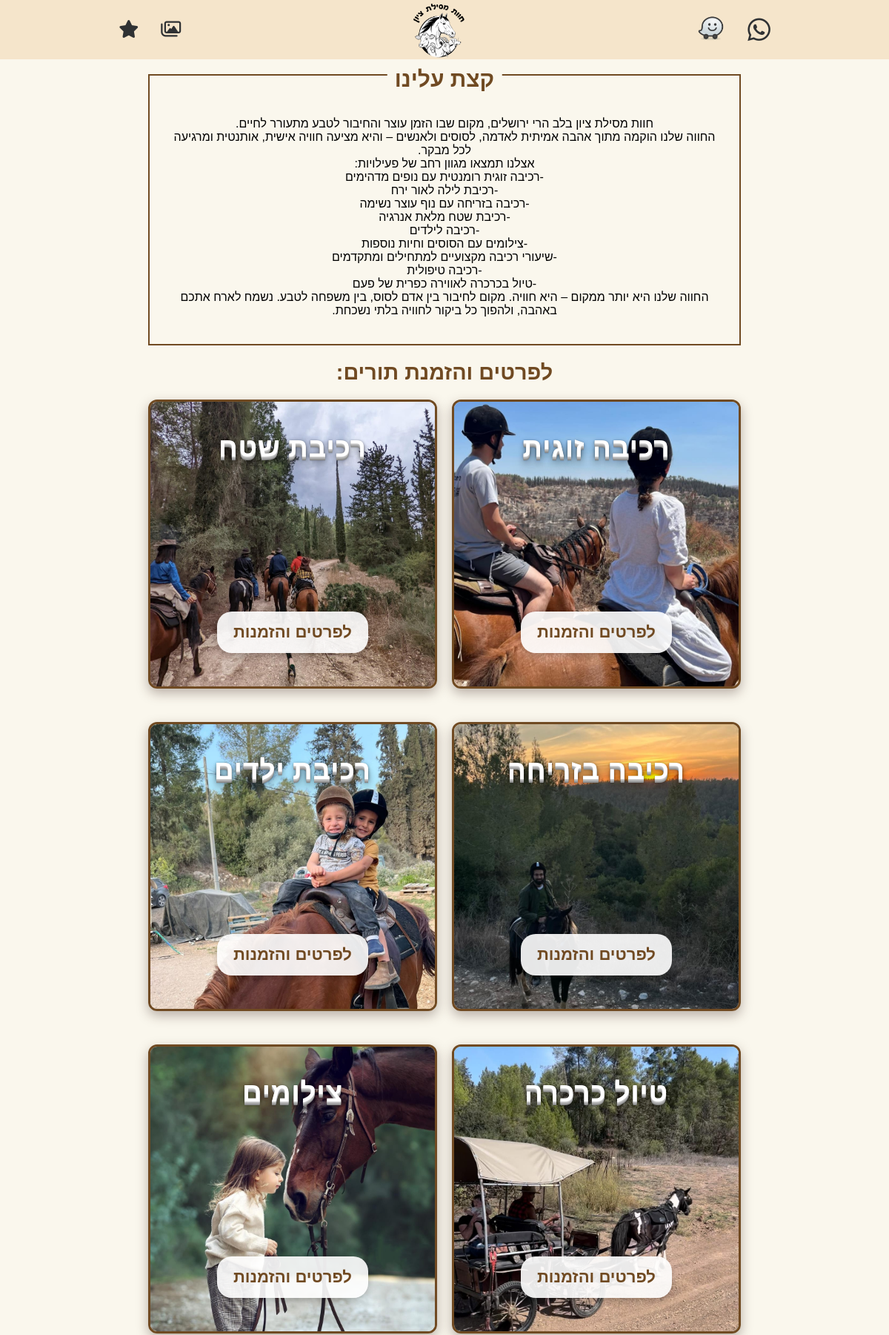
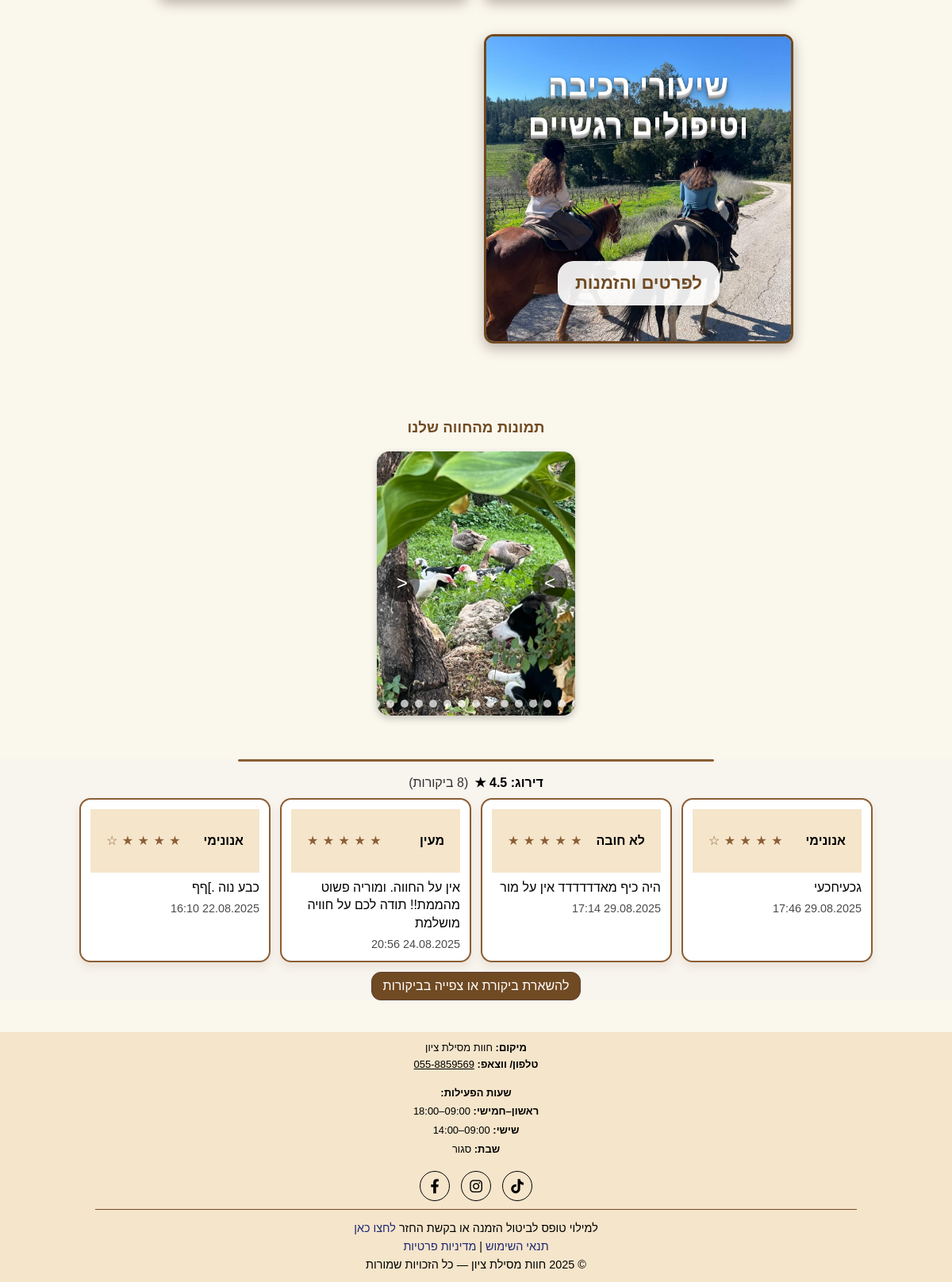
The page / on the database its author committed (2 pictures, top to bottom).
### homePage/models.py (models this page shows, shortened)
class SiteReview(models.Model):                               # מודל תגובה/דירוג לכל האתר
    name = models.CharField("שם", max_length=80, blank=True)
    rating = models.PositiveSmallIntegerField("דירוג", validators=[MinValueValidator(1), MaxValueValidator(5)])
    comment = models.TextField("תגובה", blank=True)
    created_at = models.DateTimeField("נוצר ב-", auto_now_add=True)      # נוצר ב־save הראשון
    updated_at = models.DateTimeField("עודכן ב-", auto_now=True)          # מתעדכן בכל save
    class Meta:
        ordering = ['-created_at']                            # תציגו מהחדש לישן
        indexes = [models.Index(fields=['created_at'])]
        verbose_name = "ביקורת"
        verbose_name_plural = "ביקורות"

class BusinessHours(models.Model):
    season = models.CharField(max_length=10, choices=[("summer","קיץ"),("winter","חורף")])
    days = models.ManyToManyField(Weekday, related_name="business_hours")
    start_time = models.TimeField()
    end_time = models.TimeField()
    class Meta:
        verbose_name = "שעות עבודה כלליות"
        verbose_name_plural = "שעות עבודה כלליות"

### homePage/views.py (the view)
# urls.py: path('', views.home, name='home'),
def home(request):
    hours_rows = build_business_hours_rows()         # שלך, מחזיר ראשון..שבת
    hours_rows = group_consecutive_hours(hours_rows) # קיבוץ רצפים זהים
    popup_payload = request.session.pop('payment_popup', None)  # קריאה חד-פעמית
    is_winter = (detect_season(timezone.localdate()) == Season.WINTER)
    latest_reviews = list(SiteReview.objects.order_by('-created_at')[:4])  # ← 4 אחרונות
    reviews_total  = SiteReview.objects.count()
    reviews_avg    = SiteReview.objects.aggregate(avg=Avg('rating'))['avg'] or 0
    return render(request, "homePage/home.html", {
        "hours_rows": hours_rows,    # שם המפתח לא משתנה → אין שינוי בתבנית
        "is_winter": is_winter,
        "payment_popup_json": json.dumps(popup_payload) if popup_payload else None,
        "latest_reviews": latest_reviews,
        "reviews_total": reviews_total,
        "reviews_avg": reviews_avg,
    })

### homePage/utils.py (called while the page is built)
def group_consecutive_hours(rows):
    def get(r, k):
        return r.get(k) if isinstance(r, dict) else getattr(r, k)
    grouped = []
    i = 0
    n = len(rows)
    while i < n:
        j = i
        while (j + 1 < n and
               get(rows[j], "closed") == get(rows[j+1], "closed") and
               (get(rows[j], "closed") or
                (get(rows[j], "start") == get(rows[j+1], "start") and
                 get(rows[j], "end")   == get(rows[j+1], "end")))):
            j += 1
        first_label = get(rows[i], "label")
        last_label  = get(rows[j], "label")
        label = first_label if i == j else f"{first_label}–{last_label}"
        grouped.append({
            "label":  label,
            "start":  get(rows[i], "start"),
            "end":    get(rows[i], "end"),
            "closed": get(rows[i], "closed"),
        })
        i = j + 1
    return grouped

### homePage/views.py (called while the page is built)
def detect_season(d):
    return Season.SUMMER if 4 <= d.month <= 9 else Season.WINTER

def _detect_season(d):
    return Season.SUMMER if 4 <= d.month <= 9 else Season.WINTER

### homePage/templates/homePage/home.html (shortened to what this page needs)
{% extends "homePage/base.html" %}
{% load static %}
{% block extra_css %}
<link rel="stylesheet" href="{% static 'homePage/home_style.css' %}">
{% endblock %}
{% block content %}
    <div class="container">
        <section class="about">
            <div class="frame-text">קצת עלינו</div>
            <p>חוות מסילת ציון בלב הרי ירושלים, מקום שבו הזמן עוצר והחיבור לטבע מתעורר לחיים.
                <br> החווה שלנו הוקמה מתוך אהבה אמיתית לאדמה, לסוסים ולאנשים – והיא מציעה חוויה אישית, אותנטית ומרגיעה לכל מבקר.<br>
                אצלנו תמצאו מגוון רחב של פעילויות:<br>
                -רכיבה זוגית רומנטית עם נופים מדהימים<br>
                -רכיבת לילה לאור ירח<br>
                -רכיבה בזריחה עם נוף עוצר נשימה<br>
                -רכיבת שטח מלאת אנרגיה<br>
                -רכיבה לילדים<br>
                -צילומים עם הסוסים וחיות נוספות<br>
                -שיעורי רכיבה מקצועיים למתחילים ומתקדמים<br>
                -רכיבה טיפולית <br>
                -טיול בכרכרה לאווירה כפרית של פעם<br>
                החווה שלנו היא יותר ממקום – היא חוויה. מקום לחיבור בין אדם לסוס, בין משפחה לטבע. נשמח לארח אתכם באהבה, ולהפוך כל ביקור לחוויה בלתי נשכחת.</p>
        </section>
        <section class="activities">
            <h2>לפרטים והזמנת תורים:</h2>
            <ul>
                <li>
                    <div class="activity-button">
                        <a href="{% url 'couple_riding' %}" class="details-link"> <h4> לפרטים והזמנות</h4></a>
                        <img src="{% static 'homePage/images/couple-riding.jpg' %}" alt="רכיבה זוגית">
                        <span class="title-text">רכיבה זוגית </span>
                    </div>
                </li>
                <li>
                    <div class="activity-button" >
                        <a href="{% url 'group_riding' %}" class="details-link"> <h4> לפרטים והזמנות</h4></a>
                        <img src="{% static 'homePage/images/group-riding.jpg' %}" alt="רכיבה קבוצתית">
                        <span class="title-text">רכיבת שטח</span>
                    </div>
                </li>
                <li>
                    <div class="activity-button" >
                        <a href="{% url 'sunrise_riding' %}" class="details-link"> <h4> לפרטים והזמנות</h4></a>
                        <img src="{% static 'homePage/images/sunrise-riding.jpg' %}" alt="רכיבה בזריחה">
                        <span class="title-text">רכיבה בזריחה</span>
                    </div>
                </li>
                <li>
                    <div class="activity-button" >
                        <a href="{% url 'children_riding' %}" class="details-link"> <h4> לפרטים והזמנות</h4></a>
                        <img src="{% static 'homePage/images/children-riding.jpg' %}" alt="רכיבה לילדים">
                        <span class="title-text">רכיבת ילדים</span>
                    </div>
                </li>
                <li>
                    <div class="activity-button" >
                        <a href="{% url 'carriage_trip' %}" class="details-link"> <h4> לפרטים והזמנות</h4></a>
                        <img src="{% static 'homePage/images/carriage-trip.jpg' %}" alt="טיול כרכרה">
                        <span class="title-text">טיול כרכרה</span>
                    </div>
                </li>
                <li>
                    <div class="activity-button" >
                        <a href="{% url 'photographs' %}" class="details-link"> <h4> לפרטים והזמנות</h4></a>
                        <img src="{% static 'homePage/images/photographs.jpg' %}" alt="צילומים">
                        <span class="title-text">צילומים</span>
                    </div>
                </li>
                <li>
                    <div class="activity-button" >
                        <a href="{% url 'riding_lessons' %}" class="details-link"> <h4> לפרטים והזמנות</h4></a>
                        <img src="{% static 'homePage/images/riding-lessons.jpg' %}" alt="שיעורי רכיבה">
                        <span class="title-text">שיעורי רכיבה וטיפולים רגשיים</span>
                    </div>
                </li>
            </ul>
        </section>
    </div>
<section class="carousel">
    <h3>תמונות מהחווה שלנו</h3>
    <div class="carousel-container">
        <img id="carousel-image" src="{% static 'homePage/images/p1.jpg' %}" alt="תמונה מהחווה">
        <button class="prev-btn">&lt;</button> <button class="next-btn">&gt;</button> <div class="carousel-dots"></div>
    </div>
</section>
        <section class="reviews-wrap" dir="rtl">
          <div class="reviews-header">
            {% if reviews_total %}
              <span class="avg">דירוג: {{ reviews_avg|floatformat:1 }} ★</span>
              <span class="count">({{ reviews_total }} ביקורות)</span>
            {% else %}
              <span>עדיין אין ביקורות — תהיו הראשונים!</span>
            {% endif %}
          </div>
          <div class="reviews-grid">
            {% for r in latest_reviews %}
              <article class="review-card">
                <header class="review-head">
                  <strong class="review-who">{{ r.name|default:"אנונימי" }}</strong>
                  <span class="stars" aria-label="{{ r.rating }} כוכבים">
                    {% for i in "12345" %}
                      {% if forloop.counter <= r.rating %}★{% else %}☆{% endif %}
                    {% endfor %}
                  </span>
                </header>
                {% if r.comment %}
                  <p class="review-comment">{{ r.comment|truncatechars:180 }}</p>
                {% endif %}
                <small class="review-ts">{{ r.created_at|date:"d.m.Y H:i" }}</small>
              </article>
            {% endfor %}
          </div>
          <a class="see-all" href="{% url 'site_reviews' %}">להשארת ביקורת או צפייה בביקורות</a>
        </section>
{% endblock %}
{% block footer %}
<footer class="contact-section">
    <div>
        <strong>מיקום:</strong>
        חוות מסילת ציון
    </div>
    <div>
        <strong>טלפון/ ווצאפ:</strong>
    <a href="tel:+97255-8859569" class="tel-color">055-8859569 </a>
    </div>
    <ul class="hours-list">
      <strong>שעות הפעילות:</strong>
      {% for row in hours_rows %}
        <li>
          <strong>{{ row.label }}:</strong>
          {% if row.closed %}סגור{% else %}{{ row.start|time:"H:i" }}–{{ row.end|time:"H:i" }}{% endif %}
        </li>
      {% endfor %}
    </ul>
</footer>
{% endblock %}

### homePage/templates/homePage/base.html (shortened to what this page needs)
{% load static %}
<!DOCTYPE html>
<html lang="he" dir="rtl">
<head>
    <link rel="stylesheet" href="{% static 'homePage/base.css' %}">
    <link rel="stylesheet" href="https://cdnjs.cloudflare.com/ajax/libs/font-awesome/6.4.0/css/all.min.css">
    <link rel="stylesheet" href="https://cdnjs.cloudflare.com/ajax/libs/font-awesome/6.4.0/css/all.min.css">
    {% block extra_css %}{% endblock %}
</head>
<body>
    <header>
        <div class="right-icons">
            <a href="https://wa.me/972558859569" target="_blank">
                <i class="fa-brands fa-whatsapp whatsapp-icon"></i>
            </a>
            <a href="https://waze.com/ul?ll=31.805655,35.005960&navigate=yes" target="_blank">
                <img src="{% static 'homePage/images/waze.png' %}" alt="Waze" class="waze-icon">
            </a>
        </div>
        {% url 'home' as home_url %}
        <div class="logo">
          <a class="brand {% if request.path == home_url %}is-current{% endif %}" href="{{ home_url }}" aria-label="דף הבית">
            <img src="{% static 'homePage/images/logo.png' %}" alt="חוות סילת ציון לוגו">
          </a>
        </div>
        <div class="left-icons">
            <a href="{% url 'gallery' %}">
                <i class="fa-regular fa-images gallery-icon"></i>
            </a>
            <div class="shopping-cart-icon">
                <i class="fa-solid fa-star"></i>
            </div>
        </div>
    </header>
    <main>
        {% block content %}{% endblock %}
    </main>
    <footer>
      {% block footer %}{% endblock %}
        <div class="social-bar" dir="ltr" aria-label="רשתות חברתיות">
          <a class="icon facebook" href="https://www.facebook.com/share/1BcUjJUQyo/ " target="_blank" rel="noopener" aria-label="Facebook" title="Facebook">
            <i class="fa-brands fa-facebook-f" aria-hidden="true"></i>
          </a>
          <a class="icon instagram" href="https://www.instagram.com/mesilatzionfarm/" target="_blank" rel="noopener" aria-label="Instagram" title="Instagram">
            <i class="fa-brands fa-instagram" aria-hidden="true"></i>
          </a>
          <a class="icon tiktok" href="https://www.tiktok.com/@mesilat_zion_farm22" target="_blank" rel="noopener" aria-label="TikTok" title="TikTok">
            <i class="fa-brands fa-tiktok" aria-hidden="true"></i>
          </a>
        </div>
        <div class="privacy">
            למילוי טופס לביטול הזמנה או בקשת החזר
            <a href="{% url 'cancel_request' %}">לחצו כאן</a><br>
            <a href="{% url 'terms' %}">  תנאי השימוש  </a>   |
            <a href="{% url 'privacy' %}">  מדיניות פרטיות  </a><br>
        </div>
     <p class="rights">© {% now "Y" %} חוות מסילת ציון — כל הזכויות שמורות</p>
    </footer>
</body>
</html>

### homePage/static/homePage/base.css (style rules this page uses)
:root { --main-color: #704a22; --main-emerald: #fcfad4; --main-bright: #f5e5cb; --main-muted:#6b786f; --main-border:#faf0dc; --main-bor-der:#faf0dc; --main-white:#faf7f2; --main-background: #faf7ed; }
header { height: 80px; width: 100%; margin: 0; padding: 0 20px; display: flex; background-color: var(--main-bright); justify-content: space-around; position: sticky; top: 0; left: 0; right: 0; z-index: 10000; box-sizing: border-box; }
.logo img { height: 100%; display: table; width: auto; margin: 0 30px; }
.left-icons, .right-icons { display: flex; align-items: center; gap: 30px; font-size: 24px; }
.whatsapp-icon { font-size: 35px; cursor: pointer; color: #2f3133; }
.waze-icon { width: 40px; height: auto; cursor: pointer; }
.shopping-cart-icon { color: #2f3133; }
.gallery-icon { color: #2f3133; }
html, body { min-height: 100dvh; }
body { margin: 0; padding: 0; background: var(--main-background)!important; }
.privacy { width: 80%; margin: 0 auto; border-top: 1px solid var(--main-color); padding-top: 12px; text-align: center; }
.privacy a { color: #1f2973; text-decoration: none; }
footer { background-color: var(--main-bright); font-size: 0.9em; line-height: 1.6; font-family: Arial, sans-serif !important; }
.rights { padding-bottom: 10px; margin: 0; text-align: center; }
.social-bar { display: flex; gap: 14px; align-items: center; justify-content: center; margin-bottom: 10px; padding-top: 10px; }
.social-bar .icon { width: 36px; height: 36px; display: inline-flex; align-items: center; justify-content: center; color: #000; border: 1px solid #000; border-radius: 50%; text-decoration: none; transition: transform .15s ease, background .2s ease, border-color .2s ease, color .2s ease; }
.social-bar .icon i { font-size: 18px; line-height: 1; }

### rows shown on the page
SiteReview: name "אנונימי", rating 4 (drawn), comment "גכעיחכעי", created_at "29.08.2025 17:46"
SiteReview: name "לא חובה", rating 5 (drawn), comment "היה כיף מאדדדדדד אין על מור", created_at "29.08.2025 17:14"
SiteReview: name "מעין", rating 5 (drawn), comment "אין על החווה. ומוריה פשוט מהממת!! תודה לכם על חוויה מושלמת", created_at "24.08.2025 20:56"
SiteReview: name "אנונימי", rating 4 (drawn), comment "כבע נוה .]ףף", created_at "22.08.2025 16:10"
BusinessHours: start "09:00", end "18:00"
BusinessHours: start "09:00", end "14:00"

### other values the page prints
{{ reviews_avg|floatformat:1 }} "4.5"
{{ row.label }} "ראשון–חמישי" "שישי" "שבת"
